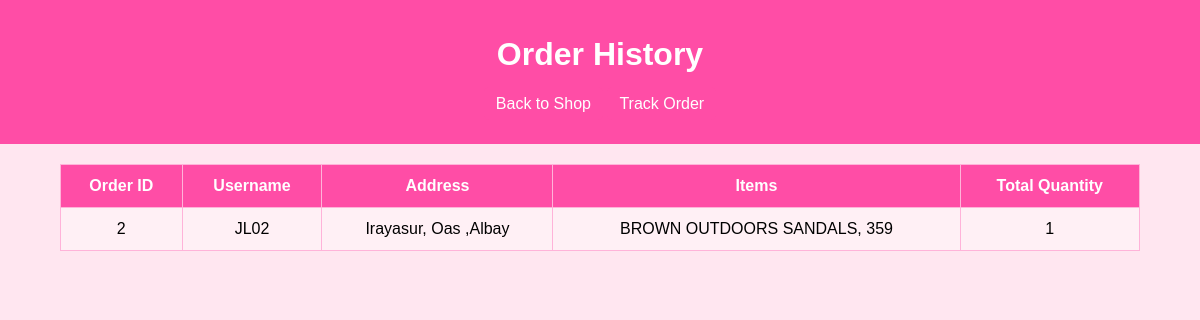
The app's page /order_history.php (signed in) with its own data.
### tables this page shows
CREATE TABLE `orders` (
  `order_numbers` int(11) NOT NULL,
  `customer_name` varchar(100) NOT NULL,
  `address` varchar(100) NOT NULL,
  `email` varchar(100) NOT NULL,
  `user_name` varchar(20) NOT NULL,
  `password` varchar(255) NOT NULL,
  `Items` varchar(100) NOT NULL,
  `quantity` int(11) NOT NULL,
  `order_status` varchar(50) NOT NULL DEFAULT 'Processing',
  `user_id` int(11) NOT NULL
);

CREATE TABLE `users` (
  `user_id` int(11) NOT NULL,
  `customer_name` varchar(100) NOT NULL,
  `address` varchar(100) NOT NULL,
  `email` varchar(100) NOT NULL,
  `user_name` varchar(20) NOT NULL,
  `password` varchar(255) NOT NULL
);

### order_history.php (the view, shortened to what this page needs)
<?php
$host="127.0.0.1";
$user="root";
$pass="";
$db="m.i.a";
$conn = new mysqli($host,$user,$pass,$db);
$username = $_SESSION['username'];
$sql = "
SELECT
    o.order_numbers,
    o.Items,
    o.quantity,
    u.address,
    u.user_name
FROM orders o
JOIN users u ON u.user_name = o.user_name
WHERE o.user_name = ?
ORDER BY o.order_numbers DESC
";
$stmt = $conn->prepare($sql);
$stmt->bind_param("s", $username);
$stmt->execute();
$result = $stmt->get_result();
$orders = $result->fetch_all(MYSQLI_ASSOC);
?>
<!DOCTYPE html>
<html>
<head>
</head>
<body>
<header>
    <h1>Order History</h1>
    <p>
        <a href="homepage.php" class="button">Back to Shop</a>
        <a href="track_order.php" class="button">Track Order</a>
    </p>
</header>
<?php if(empty($orders)): ?>
    <p style="text-align:center;">No orders found.</p>
<?php else: ?>
<table>
<tr>
    <th>Order ID</th>
    <th>Username</th>
    <th>Address</th>
    <th>Items</th>
    <th>Total Quantity</th>
</tr>
<?php foreach($orders as $order): ?>
<tr>
    <td><?= $order['order_numbers']; ?></td>
    <td><?= htmlspecialchars($order['user_name']); ?></td>
    <td><?= htmlspecialchars($order['address']); ?></td>
    <td><?= htmlspecialchars($order['Items']); ?></td>
    <td><?= $order['quantity']; ?></td>
</tr>
<?php endforeach; ?>
</table>
<?php endif; ?>
</body>
</html>

### order_history.php (style rules this page uses)
body { font-family:Arial; background:#ffe6f0; margin:0; }
header { background:#ff4da6; color:white; padding:15px; text-align:center; }
table { width:90%; margin:20px auto; border-collapse:collapse; background:#fff0f5; }
th,td { padding:12px; border:1px solid #ffb3d9; text-align:center; }
th { background:#ff4da6; color:white; }
.button { padding:8px 12px; background:#ff4da6; color:white; border-radius:5px; text-decoration:none; }

### records on screen
orders: order_numbers "2", users.user_name "JL02", users.address "Irayasur, Oas ,Albay", Items "BROWN OUTDOORS SANDALS, 359", quantity "1"
